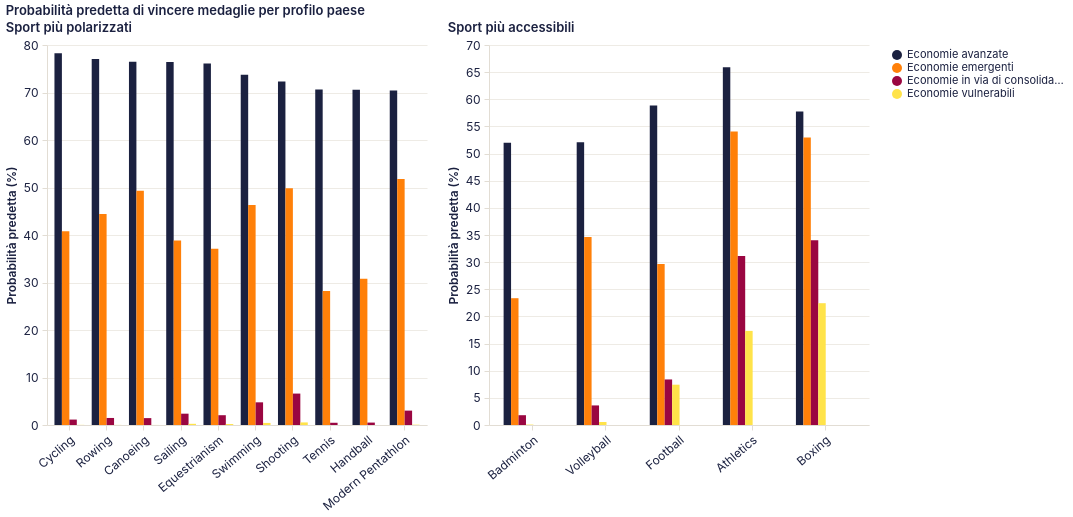

The specification (Vega-Lite) saved for this image:
### Vega-Lite specification from a JSON file in a GitHub repository (floating-point values rounded to 4 significant figures)
{"$schema": "https://vega.github.io/schema/vega-lite/v5.20.1.json", "config": {"arc": {"fill": "#1b2140"}, "area": {"fill": "#1b2140", "fillOpacity": 0.15, "line": true}, "axis": {"domainColor": "#e2ddd4", "grid": true, "gridColor": "#e2ddd4", "gridWidth": 0.6, "labelAngle": 0, "labelColor": "#1b2140", "labelFont": "Inter, system-ui, -apple-system, BlinkMacSystemFont, 'Segoe UI', Roboto, sans-serif", "labelFontSize": 12, "labelFontWeight": 400, "labelPadding": 4, "tickColor": "#e2ddd4", "tickSize": 5, "titleColor": "#1b2140", "titleFont": "Inter, system-ui, -apple-system, BlinkMacSystemFont, 'Segoe UI', Roboto, sans-serif", "titleFontSize": 12, "titleFontWeight": 600}, "axisBand": {"grid": false}, "background": "transparent", "bar": {"fill": "#1b2140"}, "legend": {"labelColor": "#1b2140", "labelFont": "Inter, system-ui, -apple-system, BlinkMacSystemFont, 'Segoe UI', Roboto, sans-serif", "labelFontSize": 11, "padding": 4, "symbolType": "circle", "titleColor": "#1b2140", "titleFont": "Inter, system-ui, -apple-system, BlinkMacSystemFont, 'Segoe UI', Roboto, sans-serif", "titleFontSize": 12}, "line": {"stroke": "#1b2140", "strokeWidth": 2}, "mark": {"color": "#1b2140"}, "path": {"stroke": "#1b2140"}, "point": {"fill": "#1b2140", "filled": true}, "range": {"category": ["#1b2140", "#ff8009", "#9a0641", "#ffe34a", "#e7b6af", "#0088b0", "#e03830"]}, "rect": {"fill": "#1b2140"}, "shape": {"stroke": "#1b2140"}, "symbol": {"fill": "#1b2140"}, "title": {"anchor": "start", "color": "#1b2140", "font": "Inter, system-ui, -apple-system, BlinkMacSystemFont, 'Segoe UI', Roboto, sans-serif", "fontSize": 13, "fontWeight": 600, "subtitleColor": "#1b2140", "subtitleFont": "Inter, system-ui, -apple-system, BlinkMacSystemFont, 'Segoe UI', Roboto, sans-serif"}, "view": {"continuousHeight": 300, "continuousWidth": 400, "fill": null, "stroke": null}}, "datasets": {"data-824213953d2049fbcbab652f6acd0a2e": [{"probabilita": 78.24, "profilo": "Economie avanzate", "sport": "Cycling"}, {"probabilita": 77.05, "profilo": "Economie avanzate", "sport": "Rowing"}, {"probabilita": 76.47, "profilo": "Economie avanzate", "sport": "Canoeing"}, {"probabilita": 76.44, "profilo": "Economie avanzate", "sport": "Sailing"}, {"probabilita": 76.11, "profilo": "Economie avanzate", "sport": "Equestrianism"}, {"probabilita": 73.72, "profilo": "Economie avanzate", "sport": "Swimming"}, {"probabilita": 72.33, "profilo": "Economie avanzate", "sport": "Shooting"}, {"probabilita": 70.65, "profilo": "Economie avanzate", "sport": "Tennis"}, {"probabilita": 70.59, "profilo": "Economie avanzate", "sport": "Handball"}, {"probabilita": 70.4, "profilo": "Economie avanzate", "sport": "Modern Pentathlon"}, {"probabilita": 40.8, "profilo": "Economie emergenti", "sport": "Cycling"}, {"probabilita": 44.42, "profilo": "Economie emergenti", "sport": "Rowing"}, {"probabilita": 49.31, "profilo": "Economie emergenti", "sport": "Canoeing"}, {"probabilita": 38.87, "profilo": "Economie emergenti", "sport": "Sailing"}, {"probabilita": 37.09, "profilo": "Economie emergenti", "sport": "Equestrianism"}, {"probabilita": 46.33, "profilo": "Economie emergenti", "sport": "Swimming"}, {"probabilita": 49.87, "profilo": "Economie emergenti", "sport": "Shooting"}, {"probabilita": 28.19, "profilo": "Economie emergenti", "sport": "Tennis"}, {"probabilita": 30.81, "profilo": "Economie emergenti", "sport": "Handball"}, {"probabilita": 51.77, "profilo": "Economie emergenti", "sport": "Modern Pentathlon"}, {"probabilita": 1.143, "profilo": "Economie in via di consolidamento", "sport": "Cycling"}, {"probabilita": 1.482, "profilo": "Economie in via di consolidamento", "sport": "Rowing"}, {"probabilita": 1.45, "profilo": "Economie in via di consolidamento", "sport": "Canoeing"}, {"probabilita": 2.382, "profilo": "Economie in via di consolidamento", "sport": "Sailing"}, {"probabilita": 2.061, "profilo": "Economie in via di consolidamento", "sport": "Equestrianism"}, {"probabilita": 4.773, "profilo": "Economie in via di consolidamento", "sport": "Swimming"}, {"probabilita": 6.615, "profilo": "Economie in via di consolidamento", "sport": "Shooting"}, {"probabilita": 0.471, "profilo": "Economie in via di consolidamento", "sport": "Tennis"}, {"probabilita": 0.5079, "profilo": "Economie in via di consolidamento", "sport": "Handball"}, {"probabilita": 3.027, "profilo": "Economie in via di consolidamento", "sport": "Modern Pentathlon"}, {"probabilita": 0.02614, "profilo": "Economie vulnerabili", "sport": "Cycling"}, {"probabilita": 0.01834, "profilo": "Economie vulnerabili", "sport": "Rowing"}, {"probabilita": 0.01151, "profilo": "Economie vulnerabili", "sport": "Canoeing"}, {"probabilita": 0.2514, "profilo": "Economie vulnerabili", "sport": "Sailing"}, {"probabilita": 0.2019, "profilo": "Economie vulnerabili", "sport": "Equestrianism"}, {"probabilita": 0.4352, "profilo": "Economie vulnerabili", "sport": "Swimming"}, {"probabilita": 0.5436, "profilo": "Economie vulnerabili", "sport": "Shooting"}, {"probabilita": 0.006092, "profilo": "Economie vulnerabili", "sport": "Tennis"}, {"probabilita": 0.002513, "profilo": "Economie vulnerabili", "sport": "Handball"}, {"probabilita": 0.06474, "profilo": "Economie vulnerabili", "sport": "Modern Pentathlon"}], "data-c2299019a1a6aed451b02f3c7b03af99": [{"probabilita": 51.99, "profilo": "Economie avanzate", "sport": "Badminton"}, {"probabilita": 52.07, "profilo": "Economie avanzate", "sport": "Volleyball"}, {"probabilita": 58.84, "profilo": "Economie avanzate", "sport": "Football"}, {"probabilita": 65.88, "profilo": "Economie avanzate", "sport": "Athletics"}, {"probabilita": 57.76, "profilo": "Economie avanzate", "sport": "Boxing"}, {"probabilita": 23.36, "profilo": "Economie emergenti", "sport": "Badminton"}, {"probabilita": 34.65, "profilo": "Economie emergenti", "sport": "Volleyball"}, {"probabilita": 29.66, "profilo": "Economie emergenti", "sport": "Football"}, {"probabilita": 54.05, "profilo": "Economie emergenti", "sport": "Athletics"}, {"probabilita": 52.97, "profilo": "Economie emergenti", "sport": "Boxing"}, {"probabilita": 1.803, "profilo": "Economie in via di consolidamento", "sport": "Badminton"}, {"probabilita": 3.605, "profilo": "Economie in via di consolidamento", "sport": "Volleyball"}, {"probabilita": 8.39, "profilo": "Economie in via di consolidamento", "sport": "Football"}, {"probabilita": 31.12, "profilo": "Economie in via di consolidamento", "sport": "Athletics"}, {"probabilita": 34.01, "profilo": "Economie in via di consolidamento", "sport": "Boxing"}, {"probabilita": 0.07544, "profilo": "Economie vulnerabili", "sport": "Badminton"}, {"probabilita": 0.5552, "profilo": "Economie vulnerabili", "sport": "Volleyball"}, {"probabilita": 7.424, "profilo": "Economie vulnerabili", "sport": "Football"}, {"probabilita": 17.33, "profilo": "Economie vulnerabili", "sport": "Athletics"}, {"probabilita": 22.44, "profilo": "Economie vulnerabili", "sport": "Boxing"}]}, "hconcat": [{"data": {"name": "data-824213953d2049fbcbab652f6acd0a2e"}, "encoding": {"color": {"field": "profilo", "scale": {"domain": ["Economie avanzate", "Economie emergenti", "Economie in via di consolidamento", "Economie vulnerabili"], "range": ["#1b2140", "#ff8009", "#9a0641", "#ffe34a"]}, "sort": ["Economie avanzate", "Economie emergenti", "Economie in via di consolidamento", "Economie vulnerabili"], "title": null, "type": "nominal"}, "tooltip": [{"field": "sport", "title": "Sport", "type": "nominal"}, {"field": "profilo", "title": "Profilo paese", "type": "nominal"}, {"field": "probabilita", "format": ".1f", "title": "Probabilità", "type": "quantitative"}], "x": {"axis": {"labelAngle": -40}, "field": "sport", "sort": ["Cycling", "Rowing", "Canoeing", "Sailing", "Equestrianism", "Swimming", "Shooting", "Tennis", "Handball", "Modern Pentathlon"], "title": null, "type": "nominal"}, "xOffset": {"field": "profilo", "sort": ["Economie avanzate", "Economie emergenti", "Economie in via di consolidamento", "Economie vulnerabili"], "type": "nominal"}, "y": {"field": "probabilita", "title": "Probabilità predetta (%)", "type": "quantitative"}}, "height": 380, "mark": {"type": "bar"}, "name": "view_44", "title": "Sport più polarizzati", "width": 380}, {"data": {"name": "data-c2299019a1a6aed451b02f3c7b03af99"}, "encoding": {"color": {"field": "profilo", "scale": {"domain": ["Economie avanzate", "Economie emergenti", "Economie in via di consolidamento", "Economie vulnerabili"], "range": ["#1b2140", "#ff8009", "#9a0641", "#ffe34a"]}, "sort": ["Economie avanzate", "Economie emergenti", "Economie in via di consolidamento", "Economie vulnerabili"], "title": null, "type": "nominal"}, "tooltip": [{"field": "sport", "title": "Sport", "type": "nominal"}, {"field": "profilo", "title": "Profilo paese", "type": "nominal"}, {"field": "probabilita", "format": ".1f", "title": "Probabilità", "type": "quantitative"}], "x": {"axis": {"labelAngle": -40}, "field": "sport", "sort": ["Badminton", "Volleyball", "Football", "Athletics", "Boxing"], "title": null, "type": "nominal"}, "xOffset": {"field": "profilo", "sort": ["Economie avanzate", "Economie emergenti", "Economie in via di consolidamento", "Economie vulnerabili"], "type": "nominal"}, "y": {"field": "probabilita", "title": "Probabilità predetta (%)", "type": "quantitative"}}, "height": 380, "mark": {"type": "bar"}, "name": "view_45", "title": "Sport più accessibili", "width": 380}], "params": [{"bind": "scales", "name": "param_21", "select": {"encodings": ["x", "y"], "type": "interval"}, "views": ["view_44", "view_45"]}], "title": "Probabilità predetta di vincere medaglie per profilo paese"}
